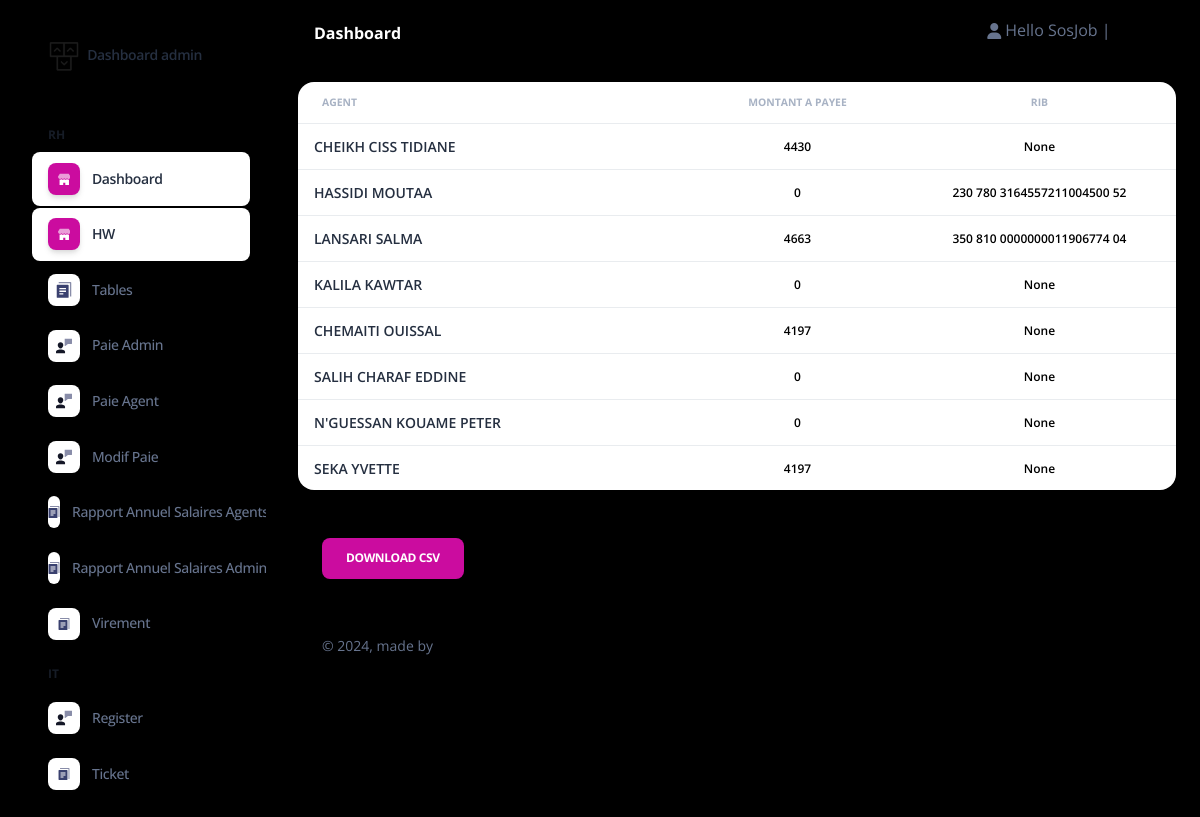
The page /Virement/ (signed in) on the database its author committed.
### admin_Sos/models.py (models this page shows, shortened)
class Salaire(models.Model):
    id_Collaborateur=models.ForeignKey(Collaborateur,on_delete=models.CASCADE)
    Date_de_salaire = MonthYearField(null=True, blank=True)
    salaire_finale = models.IntegerField(default=0,null=True,blank=True)

class Collaborateur(models.Model):
    STATUT_statut = (
        ('ACTIF','ACTIF'),
        ('INACTIF','INACTIF'),
        ('FORMATION','FORMATION'),
        ('STAGE','STAGE'),
    )
    STATUT_activite = (
        ('FRANCE','FRANCE'),
        ('CANADA','CANADA'),
    )
    STATUT_causededepart = (
        ('Demission','Demission'),
        ('Licenciement','Licenciement'),
        ('FPE','FPE'),
        ('Fin de contrat','Fin de contrat'),
        ('Comportement','Comportement'),
        ('Etudes','Etudes'),
        ('Sans motif(Volantaire)','Sans motif(Volantaire)'),
    )
    Contart = (
        ('Etranger','Etranger'),
        ('Stage','Stage'),
        ('CDD','CDD'),
        ('CDI','CDI'),
    )
    statut_sexe = (
        ('H','H'),
        ('F','F'),
    )
    statut_Poste = (
        ('Agent','Agent'),
        ('Admin','Admin'),
        ('RH','RH'),
    )
    statut_TF = (
        ('OUI','OUI'),
        ('NON','NON'),
    )
    Statut = models.CharField(max_length=10,null=True,blank=True,choices=STATUT_statut)
    Nom = models.CharField(max_length=50,null=True,blank=True)
    Prenom = models.CharField(max_length=50,null=True,blank=True)
    Sexe = models.CharField(max_length=5,null=True,blank=True,choices=statut_sexe)
    Date_de_naissance = models.DateField(null=True,blank=True)
    Age = models.PositiveIntegerField(null=True,blank=True)
    Situation_familiale = models.CharField(max_length=10, null=True,blank=True)
    Nombre_d_enfants = models.FloatField(default=0, null=True,blank=True)
    N_CIN =models.CharField(default="-",max_length=12 ,null=True,blank=True)
    N_Passeport=models.CharField(default="-",max_length=30 ,null=True,blank=True)
    Nationalité=models.CharField(default="-",max_length=20,null=True,blank=True)
    Adresse_postale=models.CharField(default="-",max_length=200,null=True,blank=True)
    Ville=models.CharField(default="-",max_length=20,null=True,blank=True)
    E_mail= models.EmailField(null=True,blank=True)
    Declaration_CNSS= models.CharField(max_length=10,null=True,blank=True,choices=statut_TF)
    N_de_téléphone=models.CharField(max_length=20,null=True,blank=True)
    RIB = models.CharField(default="-",max_length=30,null=True,blank=True)
    N_CNSS= models.CharField(default="-",max_length=20,null=True,blank=True)
    Type_de_contrat= models.CharField(max_length=10,null=True,blank=True,choices=Contart)
    Salaire_base = models.PositiveBigIntegerField(null=True,blank=True)
    Nombre_de_Jour_Travaille_Admin= models.PositiveIntegerField(default=0,null=True,blank=True)
    Poste = models.CharField(max_length=10,null=True,blank=True,choices=statut_Poste)
    Date_d_entrée = models.DateField(null=True,blank=True)
    Date_de_Sortie = models.DateField(null=True,blank=True)
    anciennetee = models.IntegerField(default=0,null=True, blank=True)
    Motif_de_départ = models.CharField(default="-",max_length=1000,null=True,blank=True,choices=STATUT_causededepart)
    Commentaire = models.CharField(default="-",max_length=1000,null=True,blank=True)
    Prime_Produit = models.FloatField(default=0,null=True,blank=True)
    Taux_Horaire= models.FloatField(default=0,null=True,blank=True)
    Avance_sur_salaire = models.FloatField(default=0,null=True,blank=True)
    S_H = models.FloatField(default=0,null=True, blank=True)
    Activite=models.CharField(max_length=10,null=True,blank=True,choices=STATUT_activite)
    user =models.OneToOneField(User, null=True,blank=True,on_delete=models.CASCADE)

### admin_Sos/decorators.py (the view)
        def wrapper_func(request,*args, **kwargs):
            group=None
            if request.user.groups.exists():
                group= request.user.groups.all()[0].name
            if group == 'Admin':
                return view_func(request,*args, **kwargs)
            if group == 'Agent':
                return redirect('home')
            else:
                return redirect('login')

### admin_Sos/views.py (called while the page is built)
@admin_only
def VirementView(request):
    context = Collaborateur.objects.all()
    context2 = Salaire.objects.all()
    context3 = Salaire_admin.objects.all()
    salaire = list(context2) + list(context3)
    return render(request, 'admin_/salaire_complet/Virement.html', {'collaborateur': context, 'salaire': salaire})

### Templates/admin_/salaire_complet/Virement.html (shortened to what this page needs)
{% extends 'admin_/Base/homebase_admin.html' %}
{% block body %}{% include 'admin_/content/Salaire/content_virement.html'%}{% endblock  %}

### Templates/admin_/Base/header_admin.html (shortened to what this page needs)
{% load static %}
<body class="g-sidenav-show h-100  bg-gray-100">
  <aside class="sidenav navbar navbar-vertical navbar-expand-xs border-0 border-radius-xl my-3 fixed-left ms-3" id="sidenav-main">
    <div class="sidenav-header">
      <a class="navbar-brand m-0" href="{% url 'home_admin' %}">
        <img src="{% static '' %}Admin Page/assets/img/logo-ct.png" class="navbar-brand-img h-100" alt="...">
        <span class="ms-1 font-weight-bold">Dashboard admin</span>
      </a>
    </div>
    <hr class="horizontal dark mt-0">
    <div class="collapse navbar-collapse h-100 w-auto" id="sidenav-collapse-main">
      <ul class="navbar-nav">
        <li class="nav-item mt-3">
          <h6 class="ps-4 ms-2 text-uppercase text-xs font-weight-bolder opacity-6" >RH</h6>
        </li>
        <li class="nav-item">
          <a class="nav-link  active" href="{% url 'home_admin' %}">
            <div class="icon icon-shape icon-sm shadow border-radius-md bg-white text-center me-2 d-flex align-items-center justify-content-center">
            </div>
            <span class="nav-link-text ms-1">Dashboard</span>
          </a>
        </li>
        <li class="nav-item">
          <a class="nav-link  active" href="{% url 'HW' %}">
            <div class="icon icon-shape icon-sm shadow border-radius-md bg-white text-center me-2 d-flex align-items-center justify-content-center">
            </div>
            <span class="nav-link-text ms-1">HW</span>
          </a>
        </li>
        <li class="nav-item">
          <a class="nav-link  " href="{% url 'table' %}">
            <div class="icon icon-shape icon-sm shadow border-radius-md bg-white text-center me-2 d-flex align-items-center justify-content-center">
            </div>
            <span class="nav-link-text ms-1">Tables</span>
          </a>
        </li>
        <li class="nav-item">
          <a class="nav-link  " href="{% url 'salaire_admin' %}">
            <div class="icon icon-shape icon-sm shadow border-radius-md bg-white text-center me-2 d-flex align-items-center justify-content-center">
            </div>
            <span class="nav-link-text ms-1">Paie Admin</span>
          </a>
        </li>
        <li class="nav-item">
          <a class="nav-link  " href="{% url 'salaire_agent' %}">
            <div class="icon icon-shape icon-sm shadow border-radius-md bg-white text-center me-2 d-flex align-items-center justify-content-center">
            </div>
            <span class="nav-link-text ms-1">Paie Agent</span>
          </a>
        </li>
        <li class="nav-item">
          <a class="nav-link  " href="{% url 'salaire modif' %}">
            <div class="icon icon-shape icon-sm shadow border-radius-md bg-white text-center me-2 d-flex align-items-center justify-content-center">
            </div>
            <span class="nav-link-text ms-1">Modif Paie</span>
          </a>
        </li>
        <li class="nav-item">
          <a class="nav-link  " href="{% url 'rapport Agent' %}">
            <div class="icon icon-shape icon-sm shadow border-radius-md bg-white text-center me-2 d-flex align-items-center justify-content-center">
            </div>
            <span class="nav-link-text ms-1">Rapport Annuel Salaires Agents</span>
          </a>
        </li>
        <li class="nav-item">
          <a class="nav-link  " href="{% url 'rapport Admin' %}">
            <div class="icon icon-shape icon-sm shadow border-radius-md bg-white text-center me-2 d-flex align-items-center justify-content-center">
            </div>
            <span class="nav-link-text ms-1">Rapport Annuel Salaires Admins</span>
          </a>
        </li>
        <li class="nav-item">
          <a class="nav-link  " href="{% url 'virement' %}">
            <div class="icon icon-shape icon-sm shadow border-radius-md bg-white text-center me-2 d-flex align-items-center justify-content-center">
            </div>
            <span class="nav-link-text ms-1">Virement</span>
          </a>
        </li>
        <li class="nav-item mt-3">
          <h6 class="ps-4 ms-2 text-uppercase text-xs font-weight-bolder opacity-6">IT</h6>
        </li>
        <li class="nav-item">
          <a class="nav-link  " href="{% url 'register' %}">
            <div class="icon icon-shape icon-sm shadow border-radius-md bg-white text-center me-2 d-flex align-items-center justify-content-center">
            </div>
            <span class="nav-link-text ms-1">Register</span>
          </a>
        </li>
        <li class="nav-item">
          <a class="nav-link  " href="">
            <div class="icon icon-shape icon-sm shadow border-radius-md bg-white text-center me-2 d-flex align-items-center justify-content-center">
            </div>
            <span class="nav-link-text ms-1">Ticket</span>
          </a>
        </li>
      </ul>
    </div>
  </aside>
  <main class="main-content mt-1 border-radius-lg">
    <nav class="navbar navbar-main navbar-expand-lg px-0 mx-4 shadow-none border-radius-xl" id="navbarBlur" navbar-scroll="true">
      <div class="container-fluid py-1 px-3">
        <nav aria-label="breadcrumb">
          <ol class="breadcrumb bg-transparent mb-0 pb-0 pt-1 px-0 me-sm-6 me-5">
          </ol>
          <h6 class="font-weight-bolder mb-0" style = "color: white !important;">Dashboard</h6>
        </nav>
        <div class="collapse navbar-collapse mt-sm-0 mt-2 me-md-0 me-sm-4" id="navbar">
          <ul class="navbar-nav  justify-content-end">
            <li class="nav-item d-flex align-items-center">
              {% if request.user.is_authenticated%}
                <i class="fa fa-user me-sm-1"></i>
				    			    <div> Hello {{request.user}} | </a></div>
                      <div><a href="{% url 'logout' %}" > Logout</a></div>
						  {% endif %}
            </li>
          </ul>
        </div>
      </div>
    </nav>

### Templates/admin_/content/Salaire/content_virement.html (shortened to what this page needs)
{% load static %}
<div class="container-fluid py-4">
    <div class="row">
      <div class="col-12">
        <div class="card mb-4">
          <div class="card-body px-0 pt-0 pb-2">
            <div class="table-responsive p-0" style="height: 400px; overflow-y: auto;">
              <table class="table align-items-center mb-0">
                <thead>
                  <tr>
                    <th class="text-uppercase text-secondary text-xxs font-weight-bolder opacity-7">Agent</th>
                    <th class="text-center text-uppercase text-secondary text-xxs font-weight-bolder opacity-7">Montant a Payee</th>
                    <th class="text-center text-uppercase text-secondary text-xxs font-weight-bolder opacity-7">RIB</th>
                  </tr>
                </thead>
                <tbody>
                {% for S in salaire %}
                  <tr>
                    <td>
                      <div class="d-flex px-2 py-1">
                        <div class="d-flex flex-column justify-content-center">
                          <h6 class="mb-0 text-sm">{{ S.id_Collaborateur.Nom }} {{ S.id_Collaborateur.Prenom }} </h6>
                        </div>
                      </div>
                    </td>
                    <td class="align-middle text-center">
                      <p class="text-xs font-weight-bold mb-0">{{ S.salaire_finale }}</p>
                    </td>
                    <td class="align-middle text-center">
                      <p class="text-xs font-weight-bold mb-0">{{ S.id_Collaborateur.RIB }}</p>
                    </td>
                  </tr>
                  {% endfor %}
                </tbody>
              </table>
            </div>
          </div>
        </div>
        <div class="container-fluid py-4">
        <button id="downloadCsvBtn" class="btn btn-primary">Download CSV</button>
        </div>
      </div>
    </div>

### static/Admin Page/assets/css/nucleo-svg.css (style rules this page uses)
.icon { display: inline-block; color: #111111; height: 1em; width: 1em; }
.icon-sm { height: 0.8em; width: 0.8em; }
.icon { fill: currentColor; stroke: none; }

### rows shown on the page
Salaire: id_Collaborateur.Nom "CHEIKH", id_Collaborateur.Prenom "CISS TIDIANE", salaire_finale "4430", id_Collaborateur.RIB "None"
Salaire: id_Collaborateur.Nom "HASSIDI", id_Collaborateur.Prenom "MOUTAA", salaire_finale "0", id_Collaborateur.RIB "230 780 3164557211004500 52"
Salaire: id_Collaborateur.Nom "LANSARI", id_Collaborateur.Prenom "SALMA", salaire_finale "4663", id_Collaborateur.RIB "350 810 0000000011906774 04"
Salaire: id_Collaborateur.Nom "KALILA", id_Collaborateur.Prenom "KAWTAR", salaire_finale "0", id_Collaborateur.RIB "None"
Salaire: id_Collaborateur.Nom "CHEMAITI", id_Collaborateur.Prenom "OUISSAL", salaire_finale "4197", id_Collaborateur.RIB "None"
Salaire: id_Collaborateur.Nom "SALIH", id_Collaborateur.Prenom "CHARAF EDDINE", salaire_finale "0", id_Collaborateur.RIB "None"
Salaire: id_Collaborateur.Nom "N'GUESSAN", id_Collaborateur.Prenom "KOUAME PETER", salaire_finale "0", id_Collaborateur.RIB "None"
Salaire: id_Collaborateur.Nom "SEKA", id_Collaborateur.Prenom "YVETTE", salaire_finale "4197", id_Collaborateur.RIB "None"

### other values the page prints
{{ request.user }} "SosJob"
